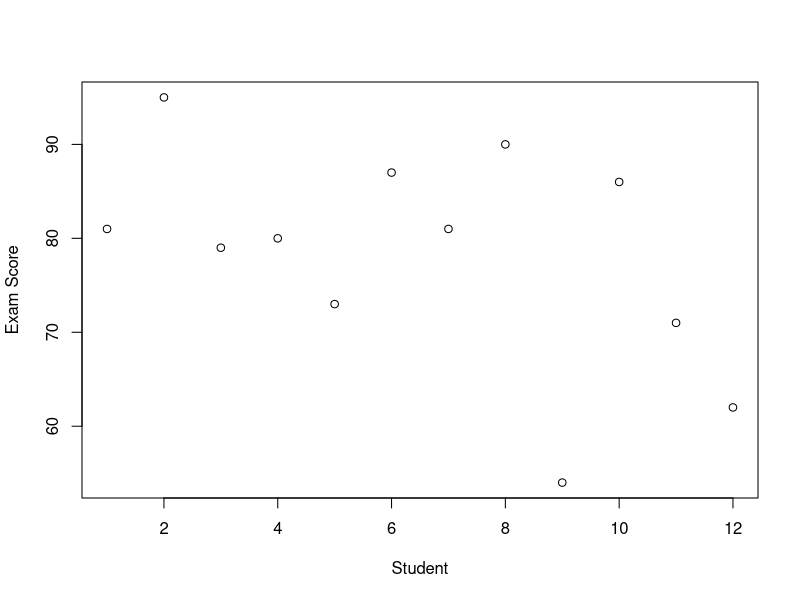
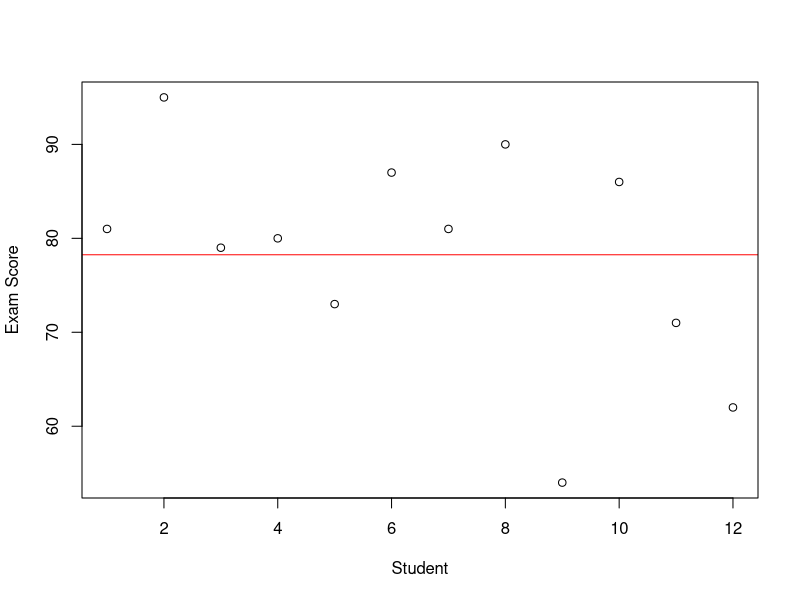

The R script that drew these images, in order:
#The Mean as a Statistical Model

#We are going to create a variable
#Exam scores on statistics final for 12 students

examscore <- c(81, 95, 79, 80, 73, 87, 81, 90, 54, 86, 71, 62)

#I want a variable to identify the students

student <- 1:12

#Let's put these variable together in a single dataframe

stat_exam <- data.frame(student=student, examscore=examscore)

print(stat_exam)

#Let's plot the exam score data

plot(student, examscore, xlab="Student", ylab="Exam Score")

#We can describe exam scores with:
#Exam Score = Mean Exam Score + Error

#Outcome = Model + Error

mean(examscore)

#We are going to add a horizontal line at the mean exam score

plot(student, examscore, xlab="Student", ylab="Exam Score", 
     abline(h=mean(examscore), col="red"))

#Let's calculate deviance, and variance, and standard deviation

stat_exam$devsq <- (stat_exam$examscore - 78.25)^2

print(stat_exam)

#Let's add up all of the deviances squared
sumdevsq <- sum(stat_exam$devsq)

#Let's calculate the variance by dividing sum of deviances squared by n-1
var <- sumdevsq/11
print(var)

#Let's calculate the standard deviation by taking square root of variance

stndev <- sqrt(var)
print(stndev)

var(stat_exam$examscore)
sd(stat_exam$examscore)

#Let's calculate the standard error for the mean
stnderror <- stndev / sqrt(12)
print(stnderror)

#95% confidence interval for a mean:
# Sample mean +- 1.96*standard error

#With a small sample (n<30) we need to use the t-distribution with n-1
#degrees of freedom to find the appropriate critical values for confidence interval

tcrit <- qt(0.975, 11, lower.tail=TRUE)

print(tcrit)

ub <- 78.25 + (tcrit*stnderror)
lb <- 78.25 - (tcrit*stnderror)
print(lb)
print(ub)
